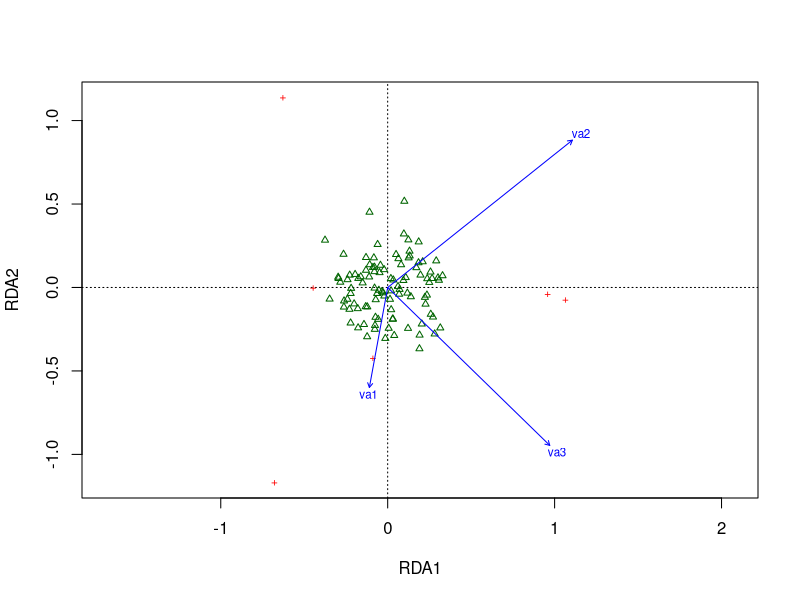
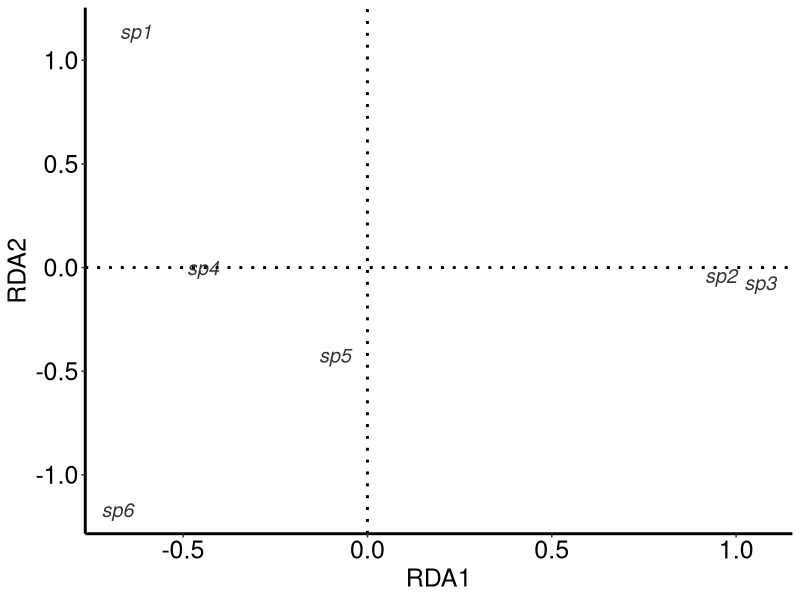
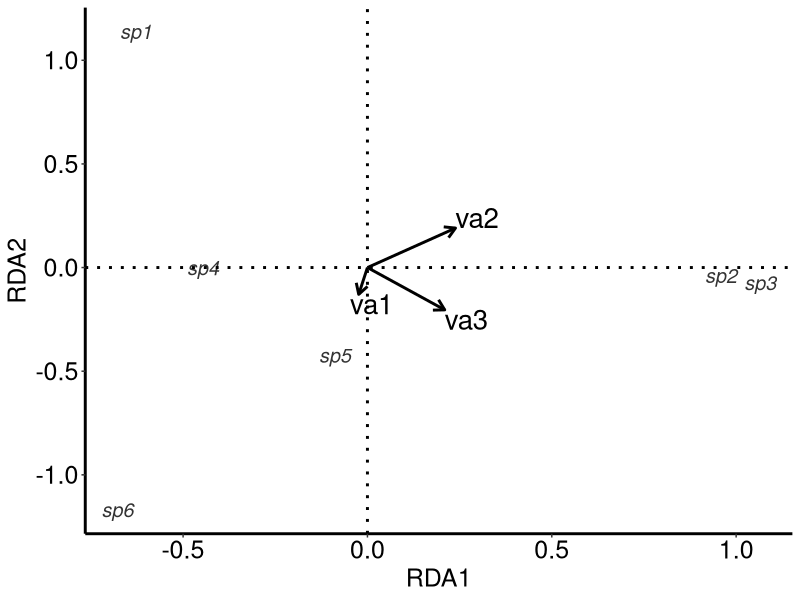

These figures' R source, in order:
### scripts ggplot2 ###

# Gabrielle Beca - gabrielle.beca@gmail.com 
# Maurício Humberto Vancine - mauricio.vancine@gmail.com

###-------------------------------------------------------------------------------------------###
						### rda ####
###-------------------------------------------------------------------------------------------###

# packages
library(vegan)
library(ggplot2)
library(grid)

# data
da.e <- data.frame(va1 = rnorm(100, 2), va2 = rnorm(100, 5), va3 = rnorm(100))
da.e

da.s <- data.frame(sp1 = rpois(100, 1), sp2 = rpois(100, 2), sp3 = rpois(100, 2), 
			 sp4 = rpois(100, 2), sp5 = rpois(100, 1), sp6 = rpois(100, 2))
da.s

# rda
rda <- rda(da.s, decostand(da.e, "stand"))
rda

summary(rda)
anova(rda)

R2 <- RsquareAdj(rda)$r.squared
R2

anova.cca(rda, step = 1000) # todos os eixos

# plot
plot(rda, scaling = 3, display = c("sp", "lc", "cn"))


# ggplot
smry <- summary(rda, scaling = 3)

df1 <- data.frame(smry$sites)
df2 <- data.frame(smry$species) 
df3 <- data.frame(smry$biplot) 

rda.plot1 <- ggplot(df2, aes(x = RDA1, y = RDA2)) + 
 geom_text(aes(label = rownames(df2)), size = 5, color = "gray20", fontface = 3) +
 geom_hline(yintercept = 0, linetype = "dotted", size = 1) +
 geom_vline(xintercept = 0, linetype = "dotted", size = 1) +
 theme(axis.text = element_text(size = 18, colour = "black"), axis.title = element_text(size = 18)) +
 xlab("RDA1") +
 ylab("RDA2") +
 theme(panel.grid.minor = element_blank(), panel.grid.major = element_blank(), 
  panel.background = element_blank(), axis.line = element_line(size = 1))
rda.plot1


rda.biplot <- rda.plot1 +
 geom_segment(data = df3, aes(x = 0, xend = RDA1, y = 0, yend = RDA2), 
    color = "black", size = 1, arrow = arrow(length = unit(0.3, "cm"))) +
 geom_text(data = df3, 
   aes(x = RDA1, y = RDA2, label = rownames(df3), 
   hjust = 0.1*(1-sign(RDA1)), vjust = 0.5*(1-sign(RDA2))), 
   size = 7, color = "black")#+
#geom_text(data = df1, aes(x = RDA1, y = RDA2, label = rownames(df1)), size = 3, color = "gray55", fontface = 1)
rda.biplot




